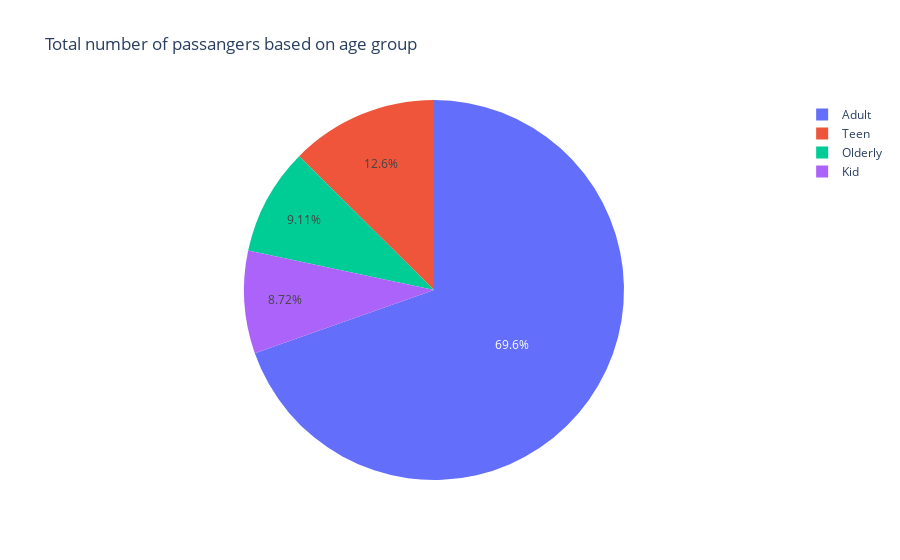

The notebook cell this image was saved under:
### Markdown cell above
# Challenge 1.2: Make Hovering over a slice of the pie changes the data for the second chart depending on what the slice is.

### Code cell
age = df['age'].value_counts()
pie = px.pie(data_frame=df, names=age.index, values=age.values, title="Total number of passangers based on age group")
pie

### Figure 1 — Plotly figure (JSON) as saved in the notebook; plotly's stock layout.template omitted (floating-point values rounded to 4 significant figures)
{"data": [{"domain": {"x": [0, 1], "y": [0, 1]}, "hovertemplate": "label=%{label}<br>value=%{value}<extra></extra>", "labels": ["Adult", "Teen", "Olderly", "Kid"], "legendgroup": "", "name": "", "showlegend": true, "type": "pie", "values": [726, 131, 95, 91]}], "layout": {"autosize": true, "legend": {"tracegroupgap": 0}, "title": {"text": "Total number of passangers based on age group"}}}
